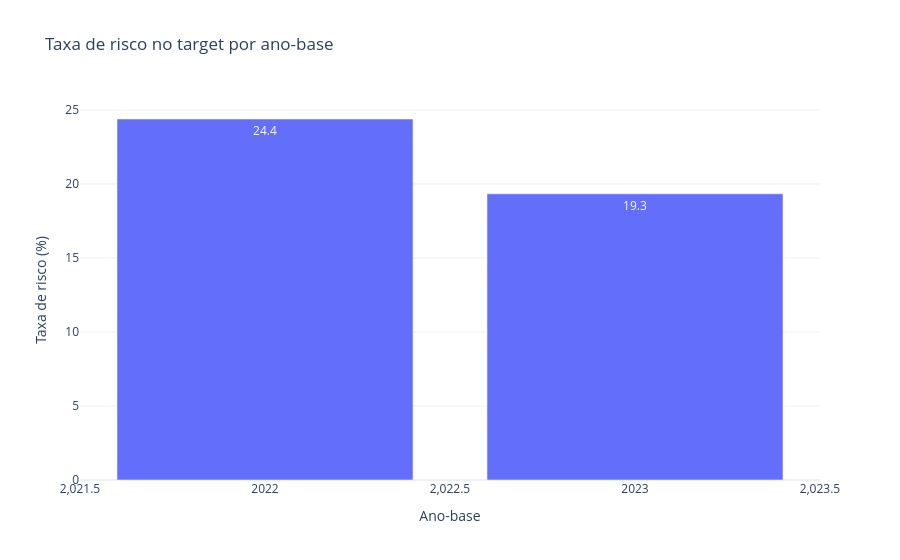

Source (notebook cell):
### Markdown cell above
## 3) Engenharia de target: risco de defasagem no ano subsequente

Definicao usada (ajustavel):

`risco_defasagem_t1 = 1 se (IAN_t+1 <= 5.0) E (IDA_t+1 <= 6.0)`

### Code cell
df = load_consolidated_or_raw().copy()

expected_cols = [
    "ra",
    "ano_referencia",
    "idade",
    "genero",
    "instituicao_ensino",
    "fase_programa",
    "turma",
    "pedra_ano",
    "inde_22",
    "inde_23",
    "inde_ano",
    "ian",
    "ida",
    "ieg",
    "iaa",
    "ips",
    "ipp",
    "ipv",
    "defasagem",
    "nota_matematica",
    "nota_portugues",
    "nota_ingles",
    "ativo_inativo",
]
for col in expected_cols:
    if col not in df.columns:
        df[col] = np.nan

base = df.rename(columns={"ano_referencia": "ano_base"}).copy()
future = df[["ra", "ano_referencia", "ian", "ida", "inde_ano"]].copy()
future = future.rename(
    columns={
        "ano_referencia": "ano_base",
        "ian": "ian_prox",
        "ida": "ida_prox",
        "inde_ano": "inde_prox",
    }
)
future["ano_base"] = future["ano_base"] - 1

model_df = base.merge(future, on=["ra", "ano_base"], how="left")
model_df = model_df.sort_values(["ra", "ano_base"]).reset_index(drop=True)

model_df["delta_ian_prox"] = model_df["ian_prox"] - model_df["ian"]
model_df["delta_ida_prox"] = model_df["ida_prox"] - model_df["ida"]
model_df["delta_inde_hist"] = model_df["inde_ano"] - model_df.groupby("ra")["inde_ano"].shift(1)
model_df["media_notas"] = model_df[["nota_matematica", "nota_portugues", "nota_ingles"]].mean(axis=1)
model_df["media_comportamental"] = model_df[["iaa", "ieg", "ips", "ipp"]].mean(axis=1)
model_df["desalinhamento_autoavaliacao"] = model_df["iaa"] - model_df[["ida", "ieg"]].mean(axis=1)

model_df["target_disponivel"] = model_df["ian_prox"].notna() & model_df["ida_prox"].notna()
model_df["risco_defasagem_t1"] = (
    (model_df["ian_prox"] <= TARGET_IAN_THRESHOLD)
    | (model_df["ida_prox"] <= TARGET_IDA_THRESHOLD)
    | (model_df["delta_ian_prox"] <= -1.0)
).astype("Int64")

labeled_df = model_df[(model_df["target_disponivel"]) & (model_df["ano_base"].isin([2022, 2023]))].copy()

print("Base total:", df.shape)
print("Base rotulada para modelagem:", labeled_df.shape)
display(labeled_df[["ano_base", "risco_defasagem_t1"]].value_counts().rename("contagem").reset_index())

class_balance = (
    labeled_df.groupby("ano_base", as_index=False)["risco_defasagem_t1"]
    .mean()
    .rename(columns={"risco_defasagem_t1": "taxa_risco"})
)
class_balance["taxa_risco"] = class_balance["taxa_risco"] * 100
display(class_balance.round(2))

fig_balance = px.bar(
    class_balance,
    x="ano_base",
    y="taxa_risco",
    text_auto=".1f",
    title="Taxa de risco no target por ano-base",
    labels={"ano_base": "Ano-base", "taxa_risco": "Taxa de risco (%)"},
)
fig_balance.show()

### Figure 1 — Plotly figure (JSON) as saved in the notebook; plotly's stock layout.template omitted (floating-point values rounded to 4 significant figures)
{"data": [{"hovertemplate": "Ano-base=%{x}<br>Taxa de risco (%)=%{y}<extra></extra>", "legendgroup": "", "marker": {"color": "#636efa", "pattern": {"shape": ""}}, "name": "", "orientation": "v", "showlegend": false, "textposition": "auto", "texttemplate": "%{y:.1f}", "type": "bar", "x": [2022, 2023], "xaxis": "x", "y": [24.39, 19.34], "yaxis": "y"}], "layout": {"barmode": "relative", "legend": {"tracegroupgap": 0}, "title": {"text": "Taxa de risco no target por ano-base"}, "xaxis": {"anchor": "y", "domain": [0, 1], "title": {"text": "Ano-base"}}, "yaxis": {"anchor": "x", "domain": [0, 1], "title": {"text": "Taxa de risco (%)"}}}}
